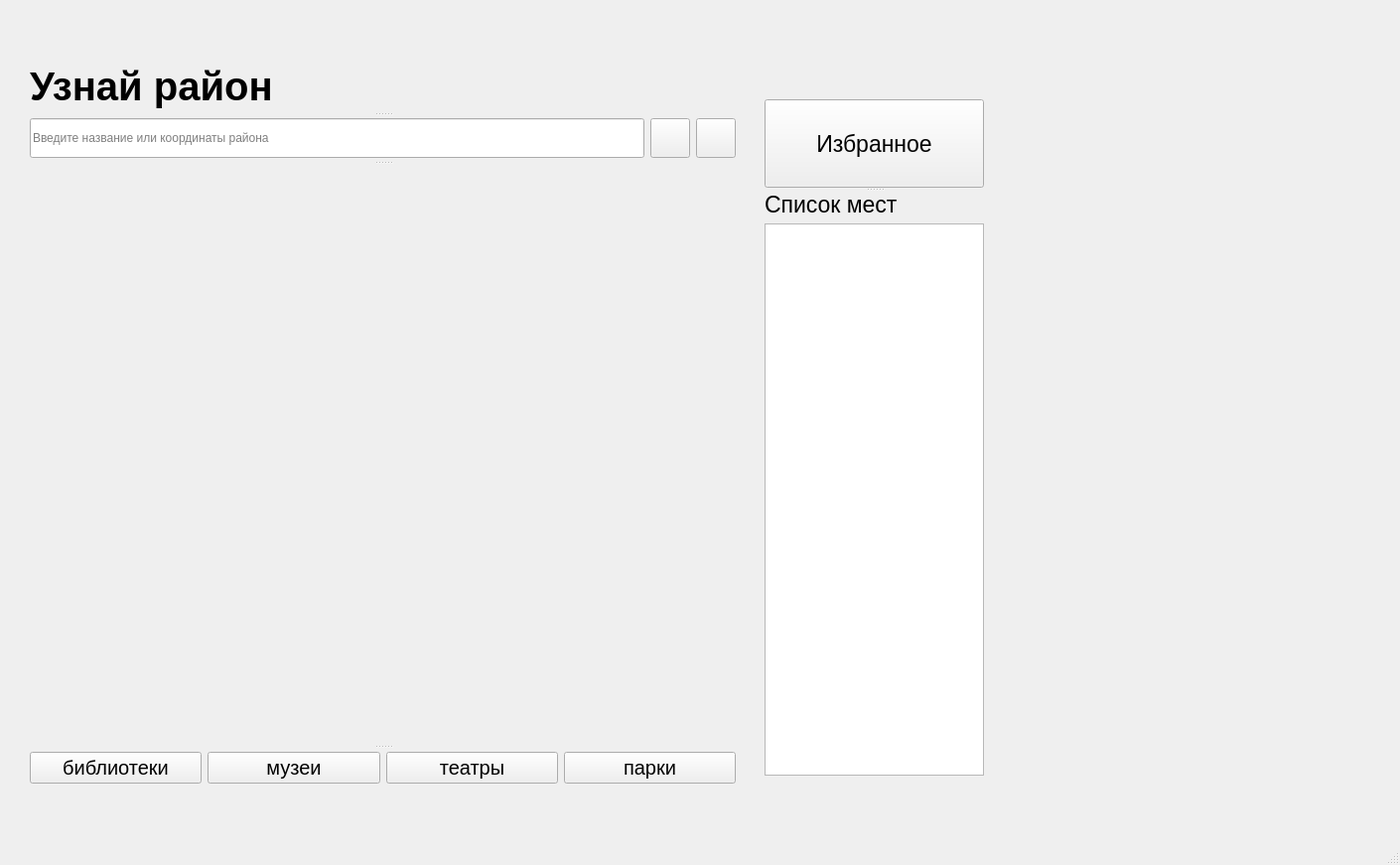
<?xml version="1.0" encoding="UTF-8"?>
<ui version="4.0">
 <class>MainWindow</class>
 <widget class="QMainWindow" name="MainWindow">
  <property name="geometry">
   <rect>
    <x>0</x>
    <y>0</y>
    <width>1410</width>
    <height>871</height>
   </rect>
  </property>
  <property name="windowTitle">
   <string>MainWindow</string>
  </property>
  <property name="whatsThis">
   <string/>
  </property>
  <property name="accessibleName">
   <string/>
  </property>
  <widget class="QWidget" name="centralwidget">
   <widget class="QSplitter" name="splitter_4">
    <property name="geometry">
     <rect>
      <x>30</x>
      <y>61</y>
      <width>711</width>
      <height>731</height>
     </rect>
    </property>
    <property name="orientation">
     <enum>Qt::Vertical</enum>
    </property>
    <widget class="QSplitter" name="splitter_3">
     <property name="orientation">
      <enum>Qt::Vertical</enum>
     </property>
     <widget class="QSplitter" name="splitter_2">
      <property name="orientation">
       <enum>Qt::Vertical</enum>
      </property>
      <widget class="QLabel" name="label">
       <property name="font">
        <font>
         <pointsize>30</pointsize>
         <weight>75</weight>
         <bold>true</bold>
        </font>
       </property>
       <property name="text">
        <string>Узнай район</string>
       </property>
      </widget>
      <widget class="QSplitter" name="splitter">
       <property name="orientation">
        <enum>Qt::Horizontal</enum>
       </property>
       <widget class="QWidget" name="layoutWidget">
        <layout class="QHBoxLayout" name="horizontalLayout">
         <item>
          <widget class="QLineEdit" name="geolocation_input">
           <property name="minimumSize">
            <size>
             <width>0</width>
             <height>40</height>
            </size>
           </property>
           <property name="maximumSize">
            <size>
             <width>16777215</width>
             <height>40</height>
            </size>
           </property>
           <property name="whatsThis">
            <string extracomment="hrllo"/>
           </property>
           <property name="placeholderText">
            <string>Введите название или координаты района</string>
           </property>
          </widget>
         </item>
         <item>
          <widget class="QPushButton" name="search_button">
           <property name="minimumSize">
            <size>
             <width>40</width>
             <height>40</height>
            </size>
           </property>
           <property name="maximumSize">
            <size>
             <width>40</width>
             <height>40</height>
            </size>
           </property>
           <property name="text">
            <string/>
           </property>
          </widget>
         </item>
         <item>
          <widget class="QPushButton" name="geo_button">
           <property name="minimumSize">
            <size>
             <width>40</width>
             <height>40</height>
            </size>
           </property>
           <property name="maximumSize">
            <size>
             <width>40</width>
             <height>40</height>
            </size>
           </property>
           <property name="text">
            <string/>
           </property>
          </widget>
         </item>
        </layout>
       </widget>
      </widget>
     </widget>
     <widget class="QLabel" name="image">
      <property name="minimumSize">
       <size>
        <width>600</width>
        <height>500</height>
       </size>
      </property>
      <property name="text">
       <string/>
      </property>
     </widget>
    </widget>
    <widget class="QWidget" name="layoutWidget">
     <layout class="QHBoxLayout" name="horizontalLayout_2">
      <item>
       <widget class="QPushButton" name="library_button">
        <property name="font">
         <font>
          <pointsize>15</pointsize>
         </font>
        </property>
        <property name="text">
         <string>библиотеки</string>
        </property>
        <property name="iconSize">
         <size>
          <width>12</width>
          <height>12</height>
         </size>
        </property>
        <property name="autoRepeatInterval">
         <number>100</number>
        </property>
       </widget>
      </item>
      <item>
       <widget class="QPushButton" name="museum_button">
        <property name="font">
         <font>
          <pointsize>15</pointsize>
         </font>
        </property>
        <property name="text">
         <string>музеи</string>
        </property>
       </widget>
      </item>
      <item>
       <widget class="QPushButton" name="theatre_button">
        <property name="font">
         <font>
          <pointsize>15</pointsize>
         </font>
        </property>
        <property name="text">
         <string>театры</string>
        </property>
       </widget>
      </item>
      <item>
       <widget class="QPushButton" name="park_button">
        <property name="font">
         <font>
          <pointsize>15</pointsize>
         </font>
        </property>
        <property name="text">
         <string>парки</string>
        </property>
       </widget>
      </item>
     </layout>
    </widget>
   </widget>
   <widget class="QSplitter" name="splitter_5">
    <property name="geometry">
     <rect>
      <x>1070</x>
      <y>160</y>
      <width>261</width>
      <height>30</height>
     </rect>
    </property>
    <property name="orientation">
     <enum>Qt::Vertical</enum>
    </property>
   </widget>
   <widget class="QSplitter" name="splitter_6">
    <property name="geometry">
     <rect>
      <x>770</x>
      <y>100</y>
      <width>221</width>
      <height>681</height>
     </rect>
    </property>
    <property name="orientation">
     <enum>Qt::Vertical</enum>
    </property>
    <widget class="QPushButton" name="favourites">
     <property name="font">
      <font>
       <pointsize>17</pointsize>
      </font>
     </property>
     <property name="text">
      <string>Избранное</string>
     </property>
    </widget>
    <widget class="QWidget" name="layoutWidget">
     <layout class="QVBoxLayout" name="verticalLayout">
      <item>
       <widget class="QLabel" name="label_2">
        <property name="font">
         <font>
          <pointsize>17</pointsize>
         </font>
        </property>
        <property name="text">
         <string>Список мест</string>
        </property>
       </widget>
      </item>
      <item>
       <widget class="QListWidget" name="listWidget"/>
      </item>
     </layout>
    </widget>
   </widget>
  </widget>
  <widget class="QStatusBar" name="statusbar"/>
  <widget class="QMenuBar" name="menubar">
   <property name="geometry">
    <rect>
     <x>0</x>
     <y>0</y>
     <width>1410</width>
     <height>18</height>
    </rect>
   </property>
  </widget>
 </widget>
 <resources/>
 <connections/>
</ui>
